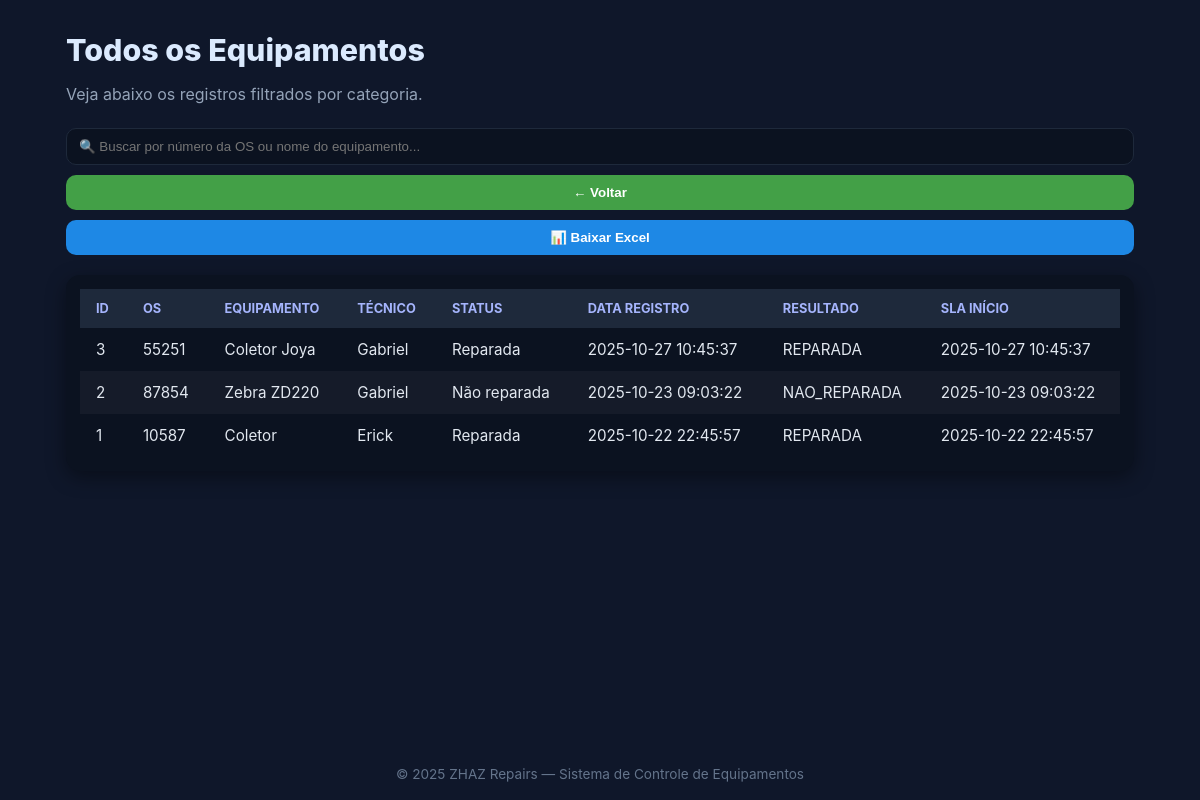
Before: /detalhes/total (signed in) with the older database file.
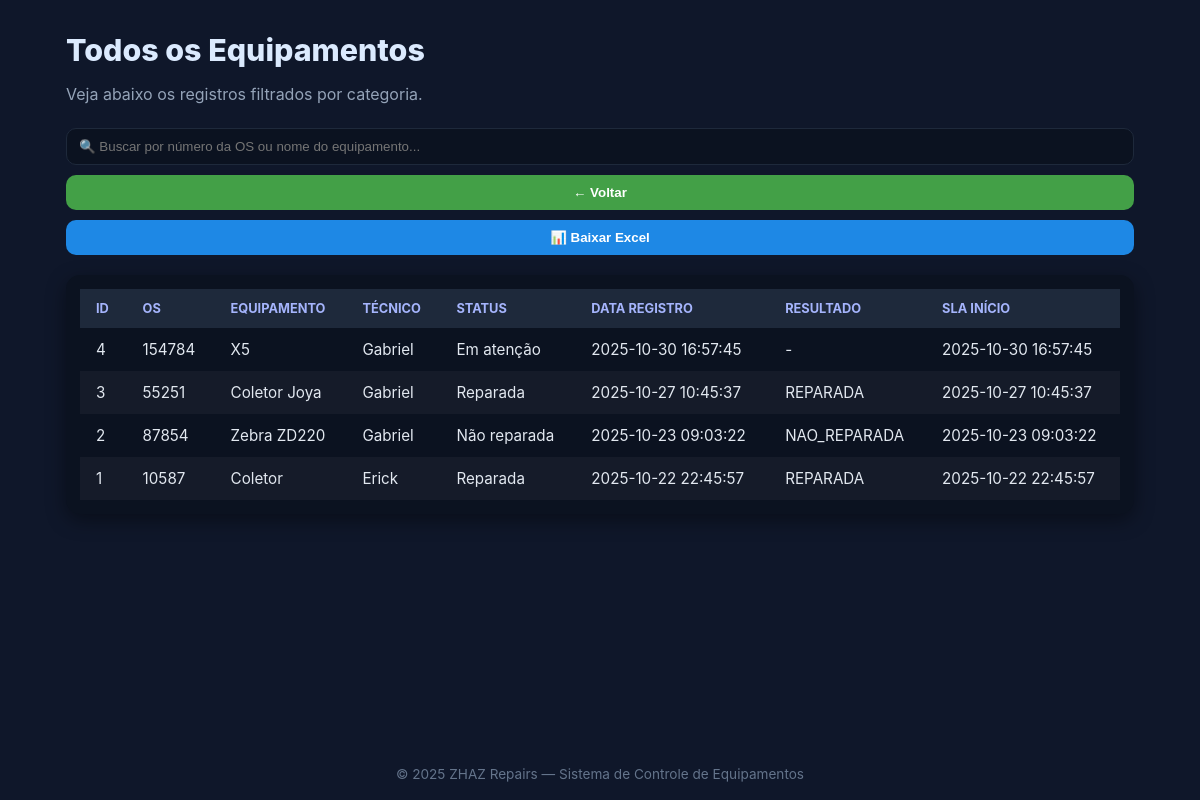
After: the same page with the newer database file.
### tables this page shows
CREATE TABLE os(id INTEGER PRIMARY KEY AUTOINCREMENT,os_numero TEXT UNIQUE,equipamento TEXT,defeito TEXT,tecnico_entregou_id INTEGER,status TEXT,data_registro TEXT,sla_inicio TEXT,pego_por_admin_em TEXT,liberado_teste_em TEXT,resultado_em TEXT,resultado TEXT,aguardando_reposicao INTEGER DEFAULT 0);

CREATE TABLE tecnicos(id INTEGER PRIMARY KEY AUTOINCREMENT,nome TEXT, funcao TEXT, email TEXT UNIQUE);

### app.py (the view, shortened to what this page needs)
@app.route('/detalhes/<tipo>')
@require_login
@require_roles('ADMIN','DIRETORIA')
def view_detalhes(tipo):
    con = get_conn()
    cur = con.cursor()
    mapa = {
        "reparadas": ("Reparada", "Equipamentos Reparados"),
        "manutencao": ("Em atenção", "Equipamentos em Manutenção"),
        "transito": ("Em atenção", "Equipamentos em Trânsito"),
        "fase_final": ("Liberada para teste", "Equipamentos em Fase Final"),
        "testes": ("Liberada para teste", "Equipamentos em Testes"),
        "operacional": ("Reparada", "Equipamentos Operacionais"),
        "entradas": (None, "Entradas de Hoje"),
        "saidas": (None, "Saídas de Hoje"),
        "total": (None, "Todos os Equipamentos"),
    }
    filtro, titulo = mapa.get(tipo, (None, "Detalhes"))
    if tipo == "entradas":
        cur.execute("""
            SELECT o.*, t.nome AS tecnico_nome
            FROM os o
            LEFT JOIN tecnicos t ON t.id = o.tecnico_entregou_id
            WHERE date(o.data_registro)=date('now','localtime')
            ORDER BY o.data_registro DESC
        """)
    else:
        cur.execute("""
            SELECT o.*, t.nome AS tecnico_nome
            FROM os o
            LEFT JOIN tecnicos t ON t.id = o.tecnico_entregou_id
            ORDER BY o.data_registro DESC
        """)
    dados = cur.fetchall()
    con.close()
    return render_template('detalhes.html', dados=dados, titulo=titulo, tipo=tipo)

### app.py (called while the page is built)
def get_conn():
    conn = sqlite3.connect(DB_PATH); conn.row_factory = sqlite3.Row; return conn

### auth_roles.py (called while the page is built)
def require_login(f):
    @wraps(f)
    def w(*a, **k):
        if 'usuario' not in session:
            return redirect('/login')
        return f(*a, **k)
    return w

def require_roles(*roles):
    def deco(f):
        @wraps(f)
        def w(*a, **k):
            papel = (session.get('papel') or '').upper()
            if papel not in roles:
                return ('Acesso negado', 403)
            return f(*a, **k)
        return w
    return deco

### templates/detalhes.html (shortened to what this page needs)
<!DOCTYPE html>
<html lang="pt-br">
<head>
  <link rel="stylesheet" href="{{ url_for('static', filename='style.css') }}">
</head>
<body class="bg">
  <div class="wrap">
    <h1 class="title">{{ titulo }}</h1>
    <p class="subtitle">Veja abaixo os registros filtrados por categoria.</p>
    <div class="actions">
      <input id="busca" placeholder="🔍 Buscar por número da OS ou nome do equipamento..." onkeyup="filtrarTabela()">
      <button onclick="window.history.back()" class="btn btn-voltar">← Voltar</button>
        <button class="btn btn-excel" onclick="baixarExcel()">📊 Baixar Excel</button>
    </div>
    {% if dados %}
    <div class="table-wrapper">
      <table id="tabelaDados">
        <thead>
  <tr>
    <th>ID</th>
    <th>OS</th>
    <th>Equipamento</th>
    <th>Técnico</th>
    <th>Status</th>
    <th>Data Registro</th>
    <th>Resultado</th>
    <th>SLA Início</th>
  </tr>
</thead>
<tbody>
  {% for r in dados %}
  <tr>
    <td>{{ r.id }}</td>
    <td>{{ r.os_numero }}</td>
    <td>{{ r.equipamento }}</td>
    <td>{{ r.tecnico_nome or '—' }}</td>
    <td>{{ r.status }}</td>
    <td>{{ r.data_registro }}</td>
    <td>{{ r.resultado or '-' }}</td>
    <td>{{ r.sla_inicio or '' }}</td>
  </tr>
  {% endfor %}
</tbody>
      </table>
    </div>
    {% else %}
    <div class="empty">Nenhum registro encontrado.</div>
    {% endif %}
  </div>
  <footer>© 2025 ZHAZ Repairs — Sistema de Controle de Equipamentos</footer>
</body>
</html>

Changed rows visible on the page:
added os: id "4", os_numero "154784", equipamento "X5", nome "Gabriel", status "Em atenção", data_registro "2025-10-30 16:57:45", resultado "-", sla_inicio "2025-10-30 16:57:45"
